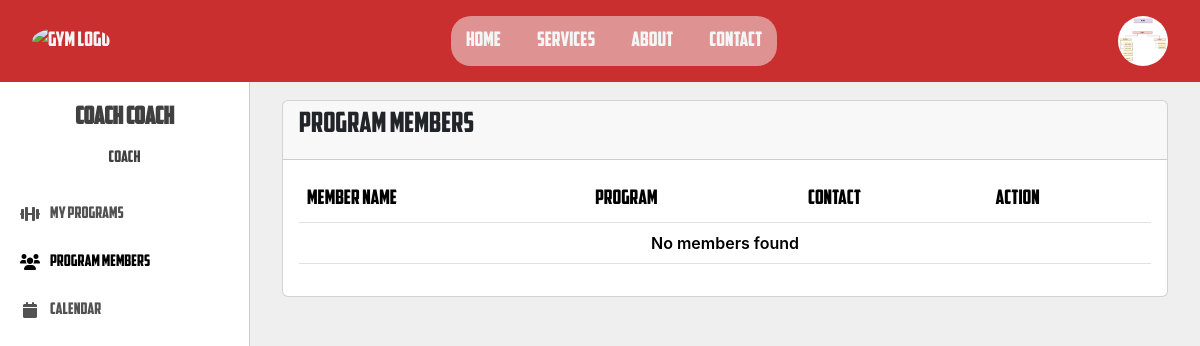
/website/coach/members.php (signed in), run on an earlier commit of the app's database.
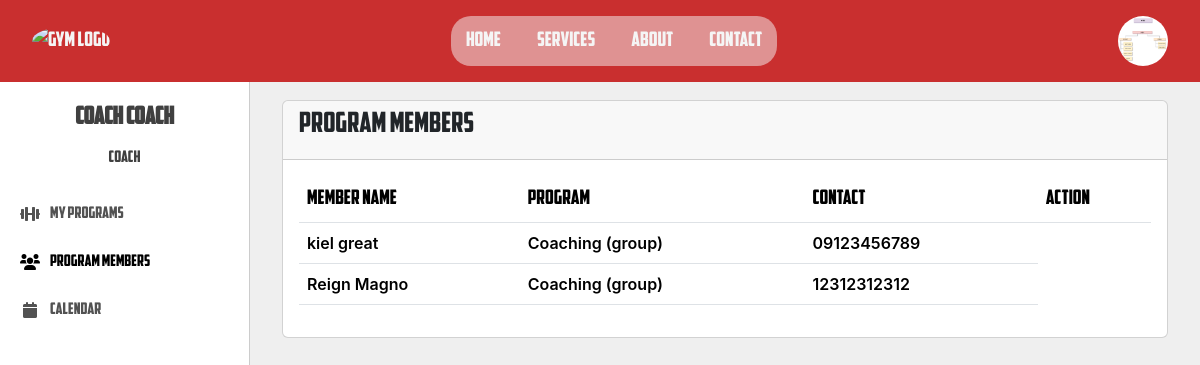
And on a later commit of the database.
### tables this page shows
CREATE TABLE `program_subscriptions` (
  `id` int(11) NOT NULL,
  `user_id` int(11) NOT NULL,
  `coach_program_type_id` int(11) NOT NULL,
  `status` varchar(20) NOT NULL,
  `created_at` timestamp NOT NULL DEFAULT current_timestamp(),
  `updated_at` timestamp NOT NULL DEFAULT current_timestamp() ON UPDATE current_timestamp()
);

CREATE TABLE `personal_details` (
  `id` int(11) NOT NULL,
  `user_id` int(11) NOT NULL,
  `first_name` varchar(50) NOT NULL,
  `middle_name` varchar(50) DEFAULT NULL,
  `last_name` varchar(50) NOT NULL,
  `sex` enum('Male','Female') NOT NULL,
  `birthdate` date NOT NULL,
  `phone_number` varchar(20) DEFAULT NULL,
  `created_at` timestamp NOT NULL DEFAULT current_timestamp(),
  `updated_at` timestamp NOT NULL DEFAULT current_timestamp() ON UPDATE current_timestamp()
);

CREATE TABLE `programs` (
  `id` int(11) NOT NULL,
  `program_name` varchar(100) NOT NULL,
  `duration` int(11) NOT NULL,
  `duration_type_id` int(11) NOT NULL,
  `description` text DEFAULT NULL,
  `status` enum('active','inactive') NOT NULL,
  `is_removed` tinyint(1) NOT NULL DEFAULT 0,
  `created_at` timestamp NOT NULL DEFAULT current_timestamp(),
  `updated_at` timestamp NOT NULL DEFAULT current_timestamp() ON UPDATE current_timestamp()
);

CREATE TABLE `coach_program_types` (
  `id` int(11) NOT NULL,
  `coach_id` int(11) NOT NULL,
  `program_id` int(11) NOT NULL,
  `type` enum('personal','group','','') NOT NULL,
  `price` decimal(10,2) NOT NULL,
  `description` text DEFAULT NULL,
  `status` enum('active','inactive','pending','') NOT NULL,
  `created_at` timestamp NOT NULL DEFAULT current_timestamp(),
  `updated_at` timestamp NOT NULL DEFAULT current_timestamp() ON UPDATE current_timestamp()
);

### website/coach.class.php (called while the page is built, shortened)
<?php
class Coach_class {
    protected $db;
    public function __construct() {
        $this->db = new mysqli('localhost', 'root', '', 'gym_managementdb');
    }
    public function getProgramMembers($coachId) {
        $sql = "SELECT
                    ps.id as subscription_id,
                    u.id as member_id,
                    ps.coach_program_type_id,
                    cpt.program_id,
                    ps.status as subscription_status,
                    pd.first_name,
                    pd.last_name,
                    pd.phone_number as contact_no,
                    p.program_name,
                    cpt.type as type
                FROM program_subscriptions ps
                INNER JOIN coach_program_types cpt ON ps.coach_program_type_id = cpt.id
                INNER JOIN programs p ON cpt.program_id = p.id
                INNER JOIN users u ON ps.user_id = u.id
                INNER JOIN personal_details pd ON u.id = pd.user_id
                WHERE cpt.coach_id = ?
                ORDER BY ps.created_at DESC";
        $stmt = $this->db->prepare($sql);
        $stmt->bind_param("i", $coachId);
        $stmt->execute();
        $result = $stmt->get_result();
        return $result->fetch_all(MYSQLI_ASSOC);
    }
}
?>

### website/coach/members.php (the view, shortened to what this page needs)
<?php
    require_once '../coach.class.php';
    $coach = new Coach_class();
    $members = $coach->getProgramMembers($_SESSION['user_id']);
    include('../coach.nav.php');
?>
<div id="content">
    <div class="container-fluid">
        <div class="row">
            <div class="col-12">
                <div class="card">
                    <div class="card-header">
                        <h4 class="card-title">Program Members</h4>
                    </div>
                    <div class="card-body">
                        <div class="table-responsive">
                            <table class="table table-hover">
                                <thead>
                                    <tr>
                                        <th>Member Name</th>
                                        <th>Program</th>
                                        <th>Contact</th>
                                        <th>Action</th>
                                    </tr>
                                </thead>
                                <tbody>
                                    <?php if (!empty($members)): ?>
                                        <?php foreach ($members as $member): ?>
                                            <tr>
                                                <td><?= htmlspecialchars($member['first_name'] . ' ' . $member['last_name']) ?></td>
                                                <td><?= htmlspecialchars($member['program_name']) . ' (' . htmlspecialchars($member['type']) . ')' ?></td>
                                                <td><?= htmlspecialchars($member['contact_no']) ?></td>
                                            </tr>
                                        <?php endforeach; ?>
                                    <?php else: ?>
                                        <tr>
                                            <td colspan="7" class="text-center">No members found</td>
                                        </tr>
                                    <?php endif; ?>
                                </tbody>
                            </table>
                        </div>
                    </div>
                </div>
            </div>
        </div>
    </div>
</div>

What changed in the data, as far as the page shows it:
added program_subscriptions: personal_details.first_name+last_name "kiel great", programs.program_name "Coaching", coach_program_type.type "group", personal_details.phone_number "09123456789"
added program_subscriptions: personal_details.first_name+last_name "Reign Magno", programs.program_name "Coaching", coach_program_type.type "group", personal_details.phone_number "12312312312"
Also different on the page:
text no longer shown: "No members found"
